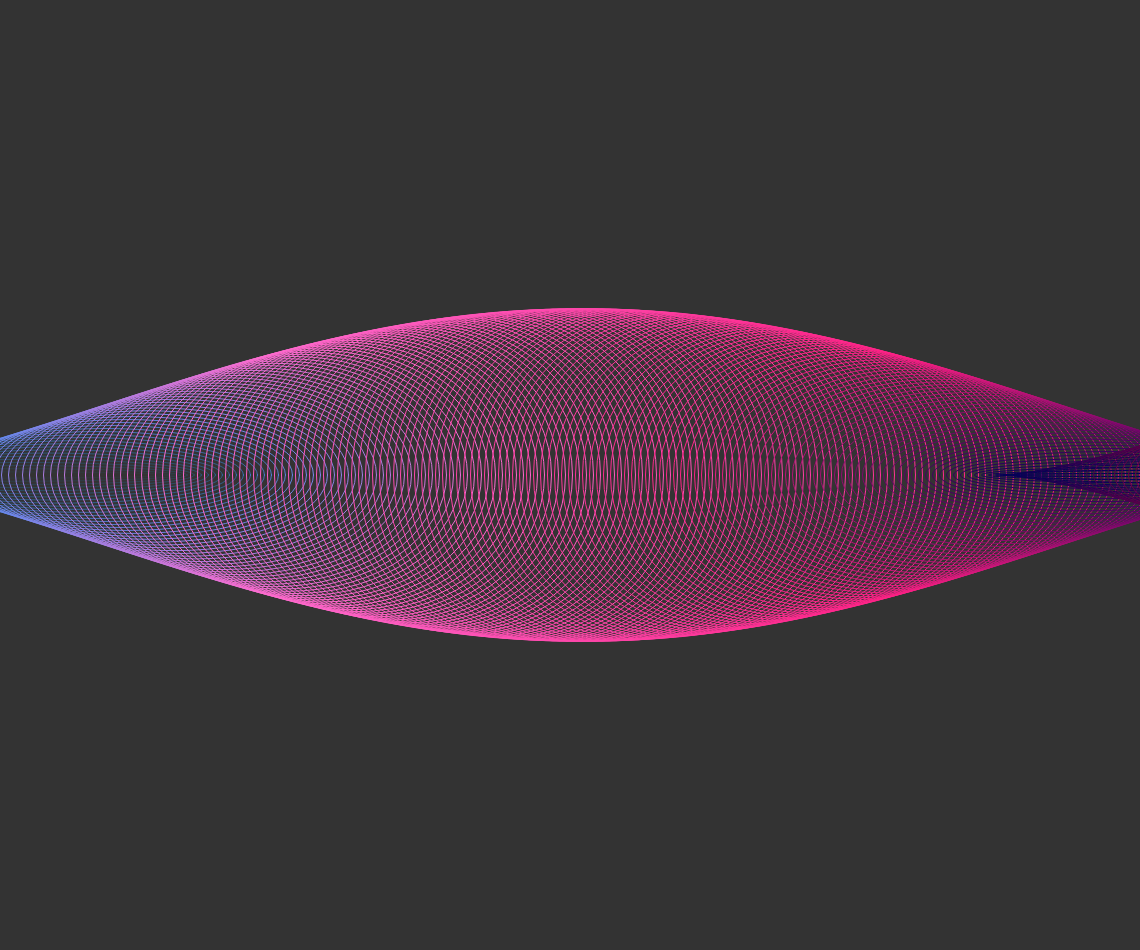
Frame 1 (no input)
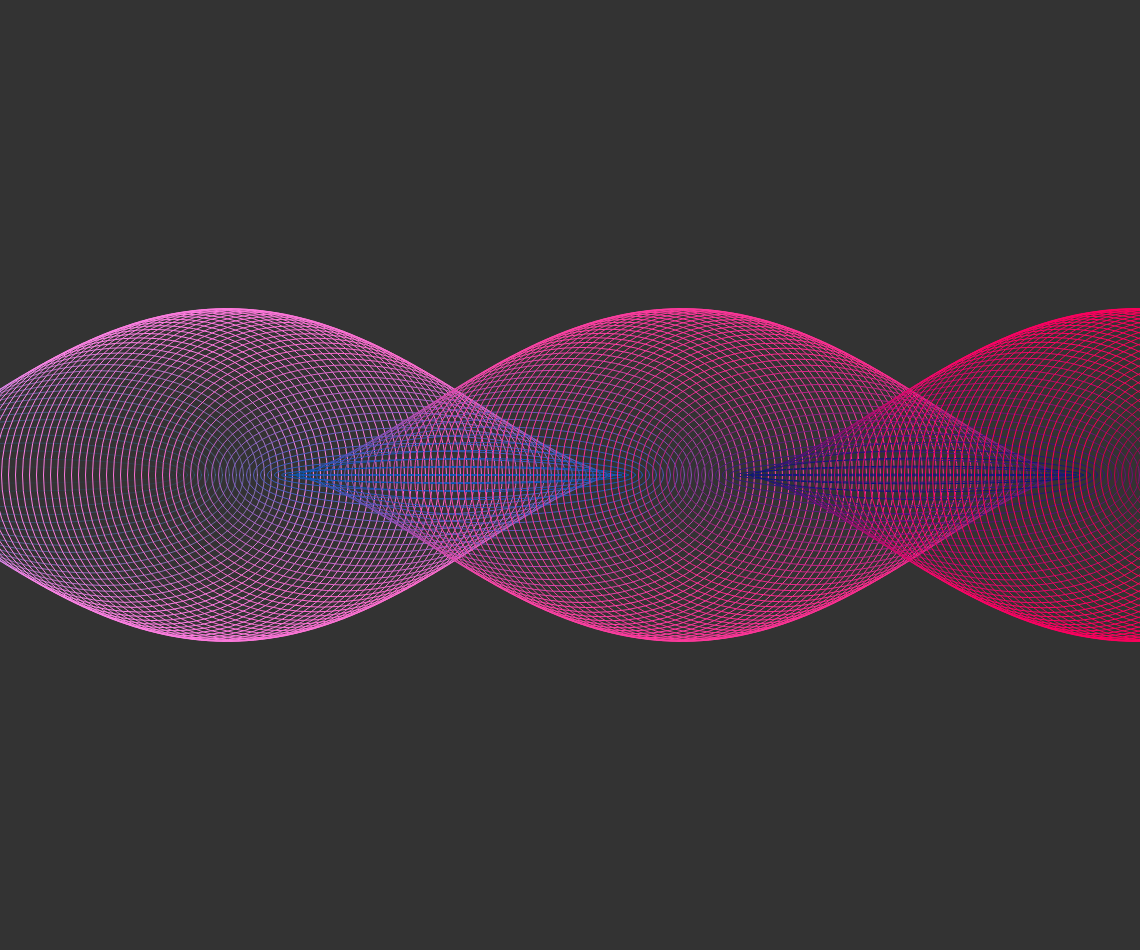
Frame 60 (no input)
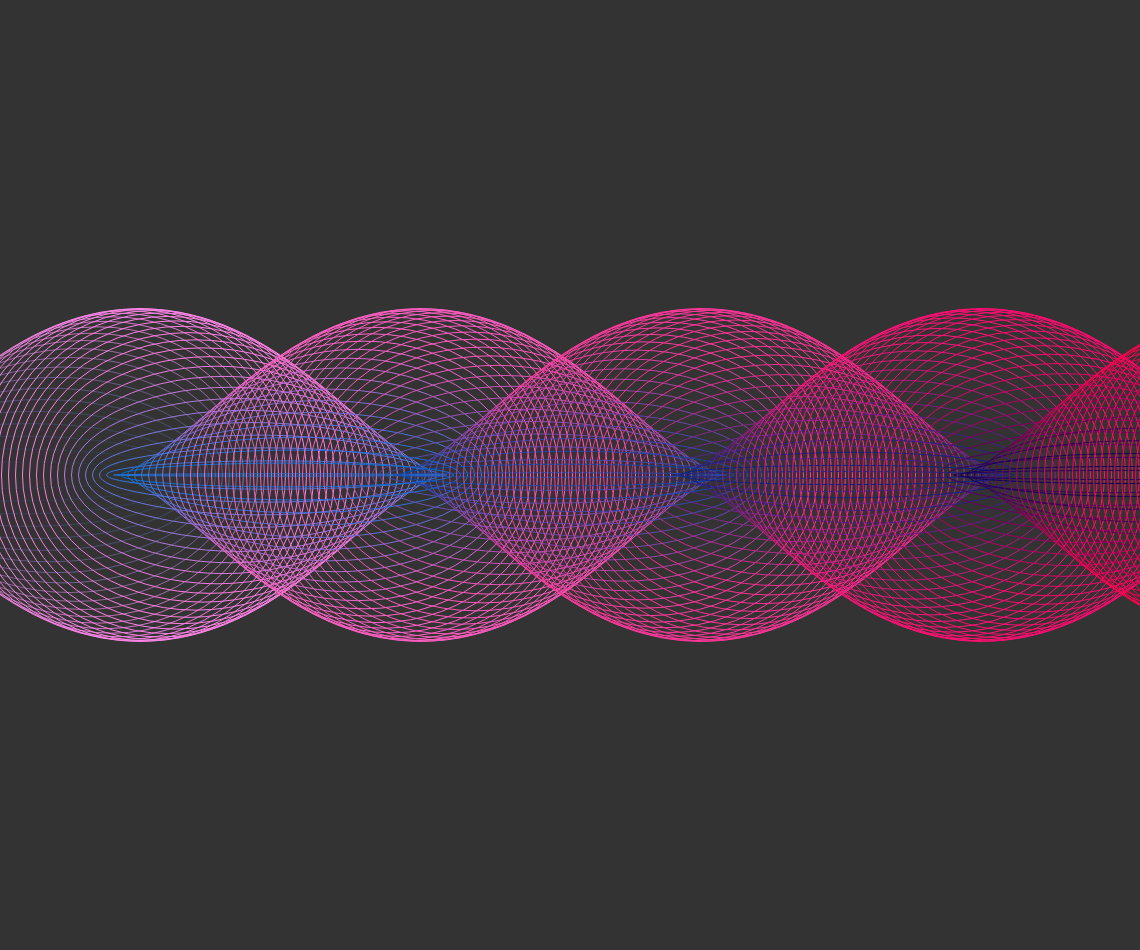
Frame 120 (the mouse pressed at the canvas centre since frame 60)

The p5.js sketch that drew these frames (run headless with seeded random() and noise() and a simulated clock; from frame 60 on, the mouse is pressed at the canvas centre):

// p5.js sketch
// ── sketch.js
let inc = 0.0,
	sig = 0.0,
	amp = 333.0,
	samples = 333;
let x1;

function setup() {
	createCanvas(windowWidth * 0.95, windowHeight * 0.95);
	ellipseMode(CENTER);
	inc = TWO_PI / samples;
}

function draw() {
	background(51);
	translate(0, height * 0.5);
	noFill();
	for (let i = 0; i < samples; i++) {
		stroke(sig, 155 - i, 255 - i, i * 13);
		x1 = i * 7;
		sig = amp * abs(sin(i * inc));
		ellipse(x1, 0, 333, sig);
	}
	inc += 0.0005;
}
